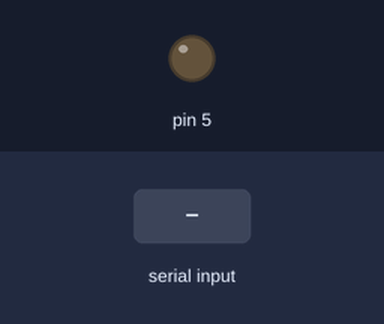
Bench run of a sketch on a simulated Arduino Uno, built with avr-gcc and run on an emulated ATmega328P. Parts: output pins drawn as LEDs (lit = HIGH). Inputs (shaded band) come from the test bench.

Above: at 1.2 s.
1.3 s: "1" received over Serial
At 1.7 s:
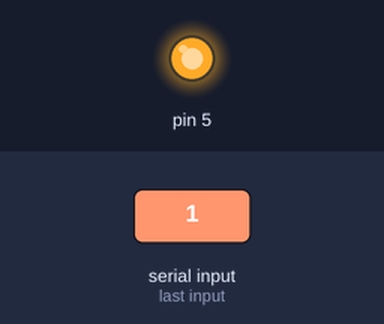
2.8 s: "2" received over Serial
At 4.1 s:
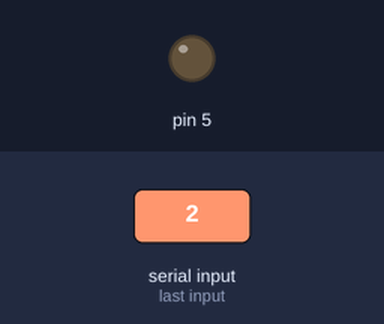
Timing chart, 0 to 5.8 s (numbered marks = the images above; inputs shaded):
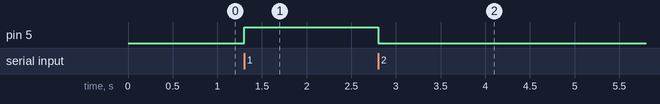

The sketch:

RELEVADOR.ino
```cpp
char MODO = NULL;

void setup() {
  Serial.begin(9600);
  pinMode(5, OUTPUT);
}

void loop() {
  if (Serial.available() > 0) {//tomar datos desde el protocolo de comunicación serial
    MODO = Serial.read();
    if (MODO == '1') {
      digitalWrite(5, 1);
    }
    else if (MODO == '2') {
      digitalWrite(5, 0);
    }
  }


}
```

Measured:
- after the input at 1.3 s, pin 5: LOW → HIGH at once
- after the input at 2.8 s, pin 5: HIGH → LOW at once
